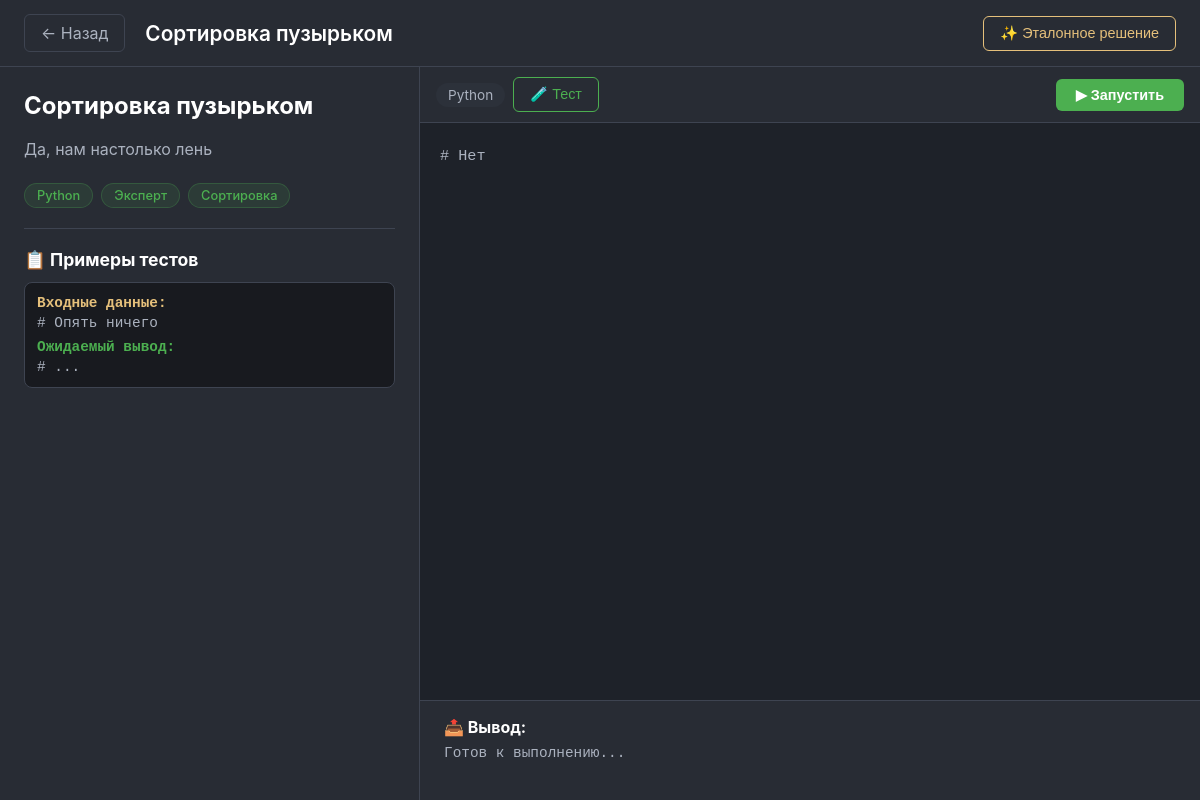
/task/2/, run on an earlier commit of the app's database.
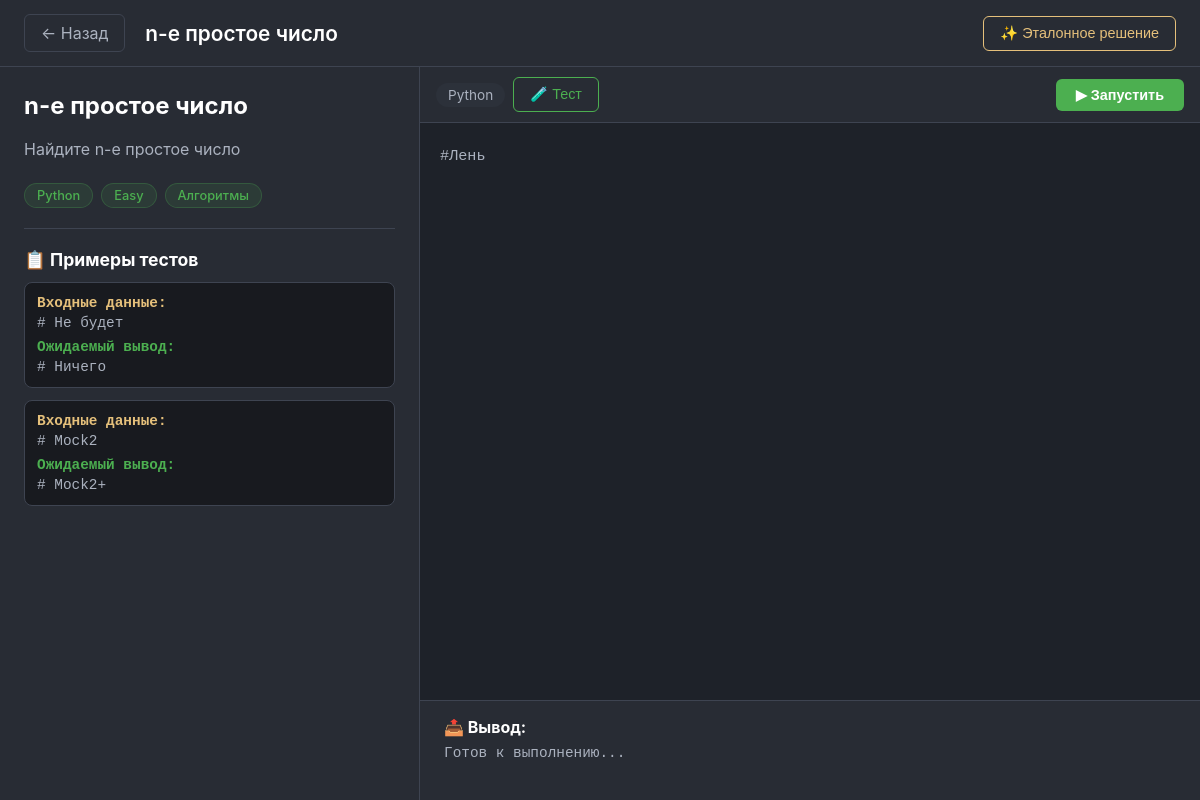
And on a later commit of the database.
### task/models.py (models this page shows, shortened)
class Task(models.Model):
    title = models.CharField(max_length=200, verbose_name="Название")
    description = models.TextField(verbose_name="Описание")
    difficulty = models.ForeignKey(
        Difficulty,
        on_delete=models.PROTECT,
        verbose_name="Сложность"
    )
    categories = models.ManyToManyField(
        Category,
        related_name='tasks',
        verbose_name="Категории"
    )
    language = models.ForeignKey(
        ProgrammingLanguage,
        on_delete=models.PROTECT,
        verbose_name="Целевой язык"
    )
    starter_code = models.TextField(blank=True, null=True, verbose_name="Начальный код")
    solution_code = models.TextField(blank=True, null=True, verbose_name="Эталонное решение")
    time_limit_ms = models.IntegerField(default=1000, verbose_name="Лимит времени (мс)")
    memory_limit_kb = models.IntegerField(default=256000, verbose_name="Лимит памяти (КБ)")
    author = models.ForeignKey(
        settings.AUTH_USER_MODEL,
        on_delete=models.SET_NULL,
        null=True,
        related_name='created_tasks',
        verbose_name="Автор"
    )
    is_active = models.BooleanField(default=True, verbose_name="Активна")
    created_at = models.DateTimeField(auto_now_add=True, verbose_name="Дата создания")
    class Meta:
        verbose_name = "Задача"
        verbose_name_plural = "Задачи"
        ordering = ['-created_at']

class Difficulty(models.Model):
    name = models.CharField(max_length=50, unique=True, verbose_name="Сложность")
    base_points = models.IntegerField(default=100, verbose_name="Базовые очки (XP)")
    class Meta:
        verbose_name = "Уровень сложности"
        verbose_name_plural = "Уровни сложности"

class Category(models.Model):
    name = models.CharField(max_length=100, unique=True, verbose_name="Категория")
    class Meta:
        verbose_name = "Категория"
        verbose_name_plural = "Категории"

class TestCase(models.Model):
    task = models.ForeignKey(
        Task,
        on_delete=models.CASCADE,
        related_name='test_cases',
        verbose_name="Задача"
    )
    input_data = models.TextField(verbose_name="Входные данные")
    expected_output = models.TextField(verbose_name="Ожидаемый вывод")
    is_hidden = models.BooleanField(default=False, verbose_name="Скрытый тест")
    order = models.IntegerField(default=0, verbose_name="Порядок")
    class Meta:
        verbose_name = "Тестовый случай"
        verbose_name_plural = "Тестовые случаи"
        ordering = ['order']

class ProgrammingLanguage(models.Model):
    name = models.CharField(max_length=50, unique=True, verbose_name="Язык")
    class Meta:
        verbose_name = "Язык программирования"
        verbose_name_plural = "Языки программирования"

### task/views.py (the view)
# urls.py: path('<int:pk>/', views.task_detail, name='detail'),
def task_detail(request, pk):
    task = get_object_or_404(Task, pk=pk)
    test_cases = task.test_cases.filter(is_hidden=False)
    user_has_published = False
    if request.user.is_authenticated:
        user_has_published = PublishedSolution.objects.filter(
            submission__user=request.user,
            submission__task=task
        ).exists()
    context = {
        'task': task,
        'test_cases': test_cases,
        'user_has_published': user_has_published,
    }
    return render(request, 'task/task_detail.html', context)

### task/templates/task/task_detail.html (shortened to what this page needs)
{% load static %}
<html lang="ru">
<head>
</head>
<body>
<div class="top-bar">
    <a href="#" class="back-btn" onclick="history.back(); return false;">← Назад</a>
    <span class="task-title-header">{{ task.title }}</span>
    <div class="top-bar-actions">
        <button class="btn-solution" onclick="showSolution()">✨ Эталонное решение</button>
    </div>
</div>
<div class="main-layout">
    <div class="task-description">
        <h2>{{ task.title }}</h2>
        <p class="task-text">{{ task.description|linebreaksbr }}</p>
        <div class="task-tags">
            <span class="tag">{{ task.language.name }}</span>
            <span class="tag">{{ task.difficulty.name }}</span>
            {% for cat in task.categories.all %}
                <span class="tag">{{ cat.name }}</span>
            {% endfor %}
        </div>
        <hr class="divider">
        <div class="test-cases-section">
            <h3>📋 Примеры тестов</h3>
            {% for tc in test_cases %}
            <div class="test-case">
                <div class="input-label">Входные данные:</div>
                <code>{{ tc.input_data }}</code>
                <div class="output-label">Ожидаемый вывод:</div>
                <code>{{ tc.expected_output }}</code>
            </div>
            {% empty %}
            <p>Нет открытых тестов.</p>
            {% endfor %}
        </div>
    </div>
    <div class="editor-panel">
        <div class="editor-toolbar">
            <span class="lang-label">{{ task.language.name }}</span>
            <button class="btn-test" onclick="testCode()">🧪 Тест</button>
            <button class="btn-run" onclick="runCode()">▶ Запустить</button>
        </div>
        <div class="editor-area">
            <textarea id="code-editor" placeholder="# Ваше решение">{{ task.starter_code|default:'' }}</textarea>
        </div>
        <div class="output-panel">
            <h3>📤 Вывод:</h3>
            <div id="output" class="output-content">Готов к выполнению...</div>
        </div>
    </div>
</div>
</body>
</html>

What changed in the data, as far as the page shows it:
removed TestCase: input_data "# Опять ничего", expected_output "# ..."
changed Task "Python": title "Сортировка пузырьком" → "n-е простое число"; description "Да, нам настолько лень" → "Найдите n-е простое число"; difficulty.name "Эксперт" → "Easy"; starter_code "# Нет" → "#Лень"
changed Category: name "Сортировка" → "Алгоритмы"
added TestCase: input_data "# Не будет", expected_output "# Ничего"
added TestCase: input_data "# Mock2", expected_output "# Mock2+"
